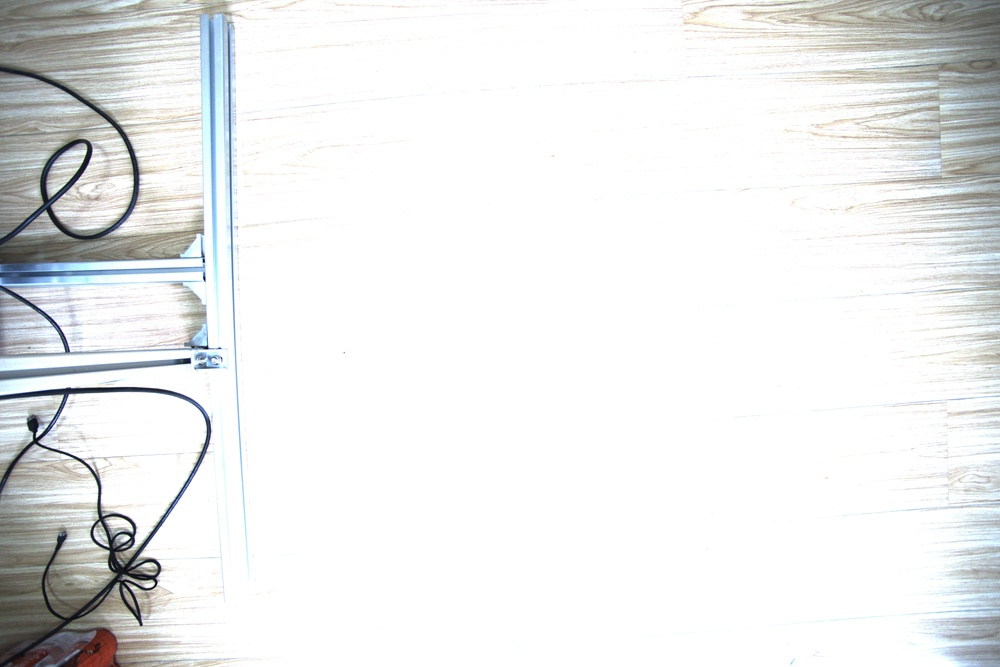
#> input picture captured_images/capture_20260519_145238.jpg, 1000 x 667 px, shrunk from 5472 x 3648 before the run
$ python test.py
#> lines starting #> are read from the running program, lines starting #| are printed output that depends on the picture; after the words box and inside, x2 and y2 are one past the last pixel; in counts of white or black regions, pixels touching at a corner belong together
import cv2
import numpy as np
import tkinter as tk
from tkinter import filedialog


def main():
    # 选择图片文件
    root = tk.Tk()
    root.withdraw()

    file_path = filedialog.askopenfilename(
        title="Select an image",
        filetypes=[("Image files", "*.jpg *.jpeg *.png *.bmp *.tiff")]
    )
#> the answer given: captured_images/capture_20260519_145238.jpg

    if not file_path:
        print("No file selected")
        return

    # 读取图片
    image = cv2.imread(file_path)
#> image is the input picture: shape (667, 1000, 3); mean B, G, R 235.5, 235.4, 234.2
    if image is None:
        print("Failed to load image")
        return

    print(f"Image loaded: {file_path}")
    print(f"Size: {image.shape[1]}x{image.shape[0]} pixels")
#| Size: 1000x667 pixels

    # 转换为灰度图
    gray = cv2.cvtColor(image, cv2.COLOR_BGR2GRAY)

    # 显示原始图片
    cv2.imshow('Original Image', image)
    print("\nDisplaying original image. Press any key to continue...")
    cv2.waitKey(0)

    # 自适应二值化
    binary_adaptive = cv2.adaptiveThreshold(
        gray,
        255,
        cv2.ADAPTIVE_THRESH_GAUSSIAN_C,
        cv2.THRESH_BINARY,
        11,  # blockSize - 邻域大小
        2  # C - 常数偏移
    )
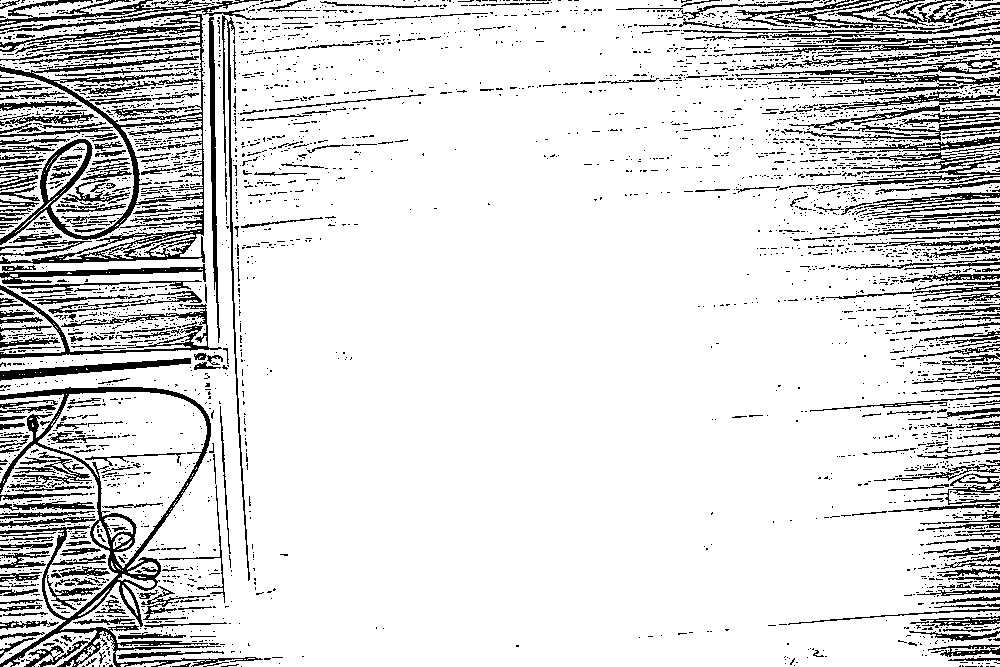
#> binary_adaptive: shape (667, 1000); 85.7% white; black in thin lines or dots

    # 显示自适应二值化结果
    cv2.imshow('Adaptive Threshold Binary', binary_adaptive)
    print("Displaying adaptive threshold binary. Press any key to continue...")
    cv2.waitKey(0)

    # 创建腐蚀核
    kernel = np.ones((3, 3), np.uint8)

    # 腐蚀操作
    eroded = cv2.erode(binary_adaptive, kernel, iterations=1)
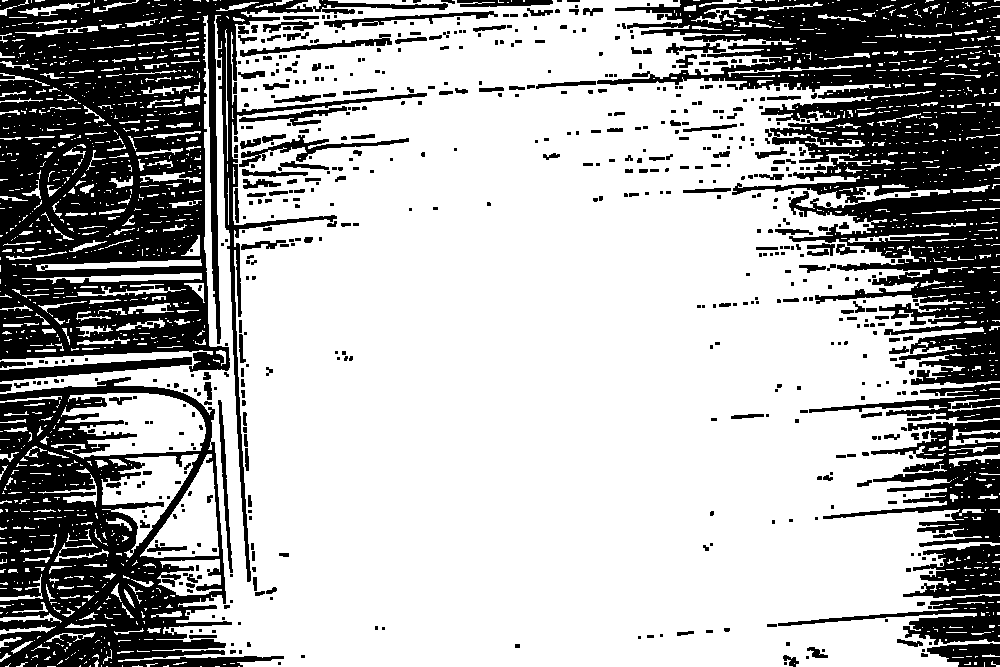
#> eroded: shape (667, 1000); 68.4% white; 628 black regions (399 under 20 px), largest, box (x1, y1, x2, y2) and area: (0, 0, 448, 582) 70478, (597, 0, 1000, 385) 60316, (0, 377, 284, 667) 38112

    # 显示腐蚀结果
    cv2.imshow('Erosion Result', eroded)
    print("Displaying erosion result. Press any key to continue...")
    cv2.waitKey(0)

    # 并排对比显示
    compare = np.hstack([binary_adaptive, eroded])
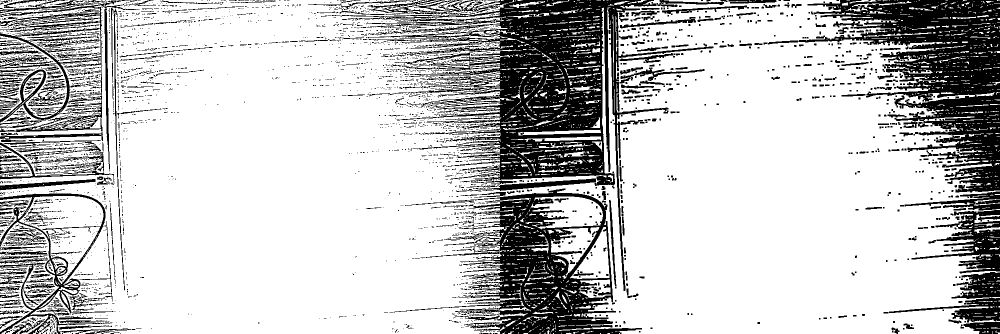
#> compare: shape (667, 2000) (shown at 1/2 size); 77.1% white; 4192 black regions (3628 under 20 px), largest, box (x1, y1, x2, y2) and area: (732, 0, 1448, 582) 88404, (1597, 0, 2000, 385) 60316, (788, 377, 1284, 667) 43914
    cv2.imshow('Binary vs Erosion Comparison', compare)
    print("Displaying side-by-side comparison. Press any key to exit...")
    cv2.waitKey(0)

    # 统计信息
    binary_white = np.sum(binary_adaptive == 255)
#> binary_white = 571845
    eroded_white = np.sum(eroded == 255)
#> eroded_white = 456037
    print(f"\nProcessing complete!")
    print(f"White pixels in binary: {binary_white:,d}")
#| White pixels in binary: 571,845
    print(f"White pixels after erosion: {eroded_white:,d}")
#| White pixels after erosion: 456,037
    print(f"Pixels removed by erosion: {binary_white - eroded_white:,d}")
#| Pixels removed by erosion: 115,808

    cv2.destroyAllWindows()


if __name__ == "__main__":
    main()
